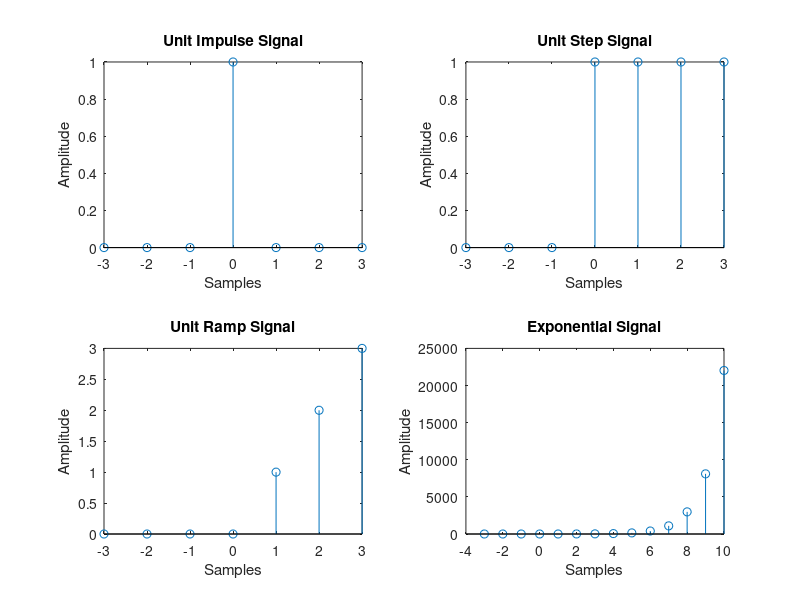

Here is the MATLAB script that generated this plot:
%Exp: 02
%Title: Plot basic signals
%Date: 03-10-2024

clear;close;clc;

% Unit impulse signal
n=-3:1:3;
un_imp = [zeros(1,3),ones(1,1),zeros(1,3)];
subplot(221)
stem(n,un_imp);
title("Unit Impulse Signal");
xlabel("Samples");
ylabel("Amplitude");

% Unit Step Signal
n=-3:1:3;
un_step = [zeros(1,3),ones(1,4)];
subplot(222)
stem(n,un_step);
title("Unit Step Signal");
xlabel("Samples");
ylabel("Amplitude");

% Unit Ramp Signal
n=-3:1:3;
n1=0:3;
un_ramp1 =n1;
un_ramp = [zeros(1,3),un_ramp1];
subplot(223)
stem(n,un_ramp);
title("Unit Ramp Signal");
xlabel("Samples");
ylabel("Amplitude");

% Exponential Signal
n=-3:1:10;
n1=0:10;
un_exp1 =exp(n1);
un_exp = [zeros(1,3),un_exp1];
subplot(224)
stem(n,un_exp);
title("Exponential Signal");
xlabel("Samples");
ylabel("Amplitude");